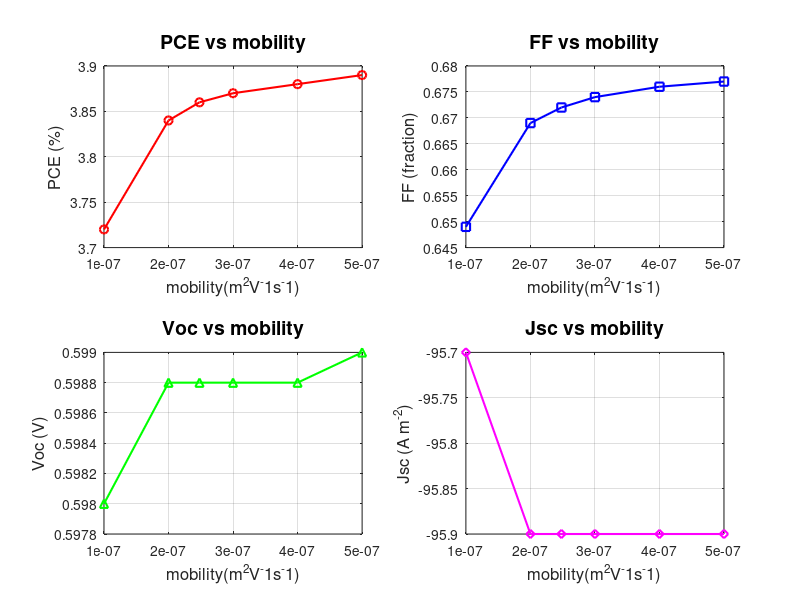

MATLAB code for this plot: (Note: this script raises an error after producing the figure.)
% Data
 mobility = [ 1.0e-7, 2.0e-7, 2.48e-7, 3.0e-7, 4.0e-7, 5.0e-7];
PCE = [3.72, 3.84, 3.86, 3.87, 3.88, 3.89];
FF  = [ 0.649, 0.669, 0.672, 0.674, 0.676, 0.677];
Voc = [0.598, 0.5988, 0.5988, 0.5988, 0.5988, 0.599];
Jsc = [ -9.57e1, -9.59e1, -9.59e1, -9.59e1, -9.59e1, -9.59e1 ];

% Plot all parameters in subplots
figure;

subplot(2,2,1);
plot( mobility, PCE, 'o-r','LineWidth',1.5,'MarkerSize',6);
xlabel('mobility(m^2V^-1s^-1)','FontSize',12);
ylabel('PCE (%)','FontSize',12);
title('PCE vs mobility','FontSize',14);
grid on;

subplot(2,2,2);
plot(mobility, FF, 's-b','LineWidth',1.5,'MarkerSize',6);
xlabel('mobility(m^2V^-1s^-1)','FontSize',12);
ylabel('FF (fraction)','FontSize',12);
title('FF vs mobility','FontSize',14);
grid on;

subplot(2,2,3);
plot(mobility, Voc, '^-g','LineWidth',1.5,'MarkerSize',6);
xlabel('mobility(m^2V^-1s^-1)','FontSize',12);
ylabel('Voc (V)','FontSize',12);
title('Voc vs mobility','FontSize',14);
grid on;

subplot(2,2,4);
plot(mobility , Jsc, 'd-m','LineWidth',1.5,'MarkerSize',6);
xlabel('mobility(m^2V^-1s^-1)','FontSize',12);
ylabel('Jsc (A m^{-2})','FontSize',12);
title('Jsc vs mobility','FontSize',14);
grid on;

sgtitle('Variation of Parameters with Thickness','FontSize',16,'FontWeight','bold');